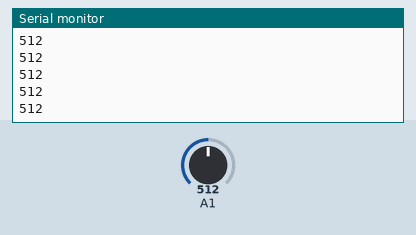
Recording of a sketch running on a simulated Arduino Leonardo, built with avr-gcc and run on an emulated ATmega32U4. On the bench: the last lines printed to the serial monitor. The inputs (shaded band) are chosen by the test bench; at power-on: A1 = 512.

Above: at 1.2 s.
1.3 s: A1 set to 108
At 1.9 s:
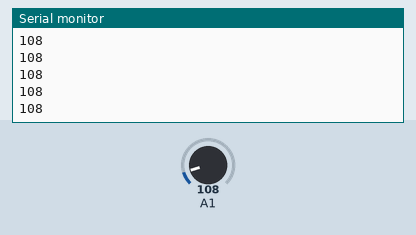
2.8 s: A1 set to 92
At 5.7 s:
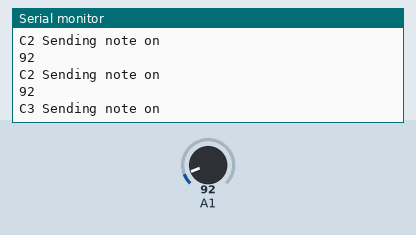
Timing chart, 0 to 7.2 s (numbered marks = the images above; inputs shaded):
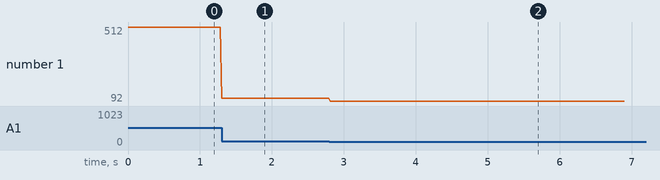

Measured:
- the behaviour switches between 100 and 99 on A1 (found by bisection; images 1 and 2)
- after the input at 1.3 s, the serial monitor: prints a new line at once (image 1)
- after the input at 2.8 s, the serial monitor: prints a new line at once (image 2)
- plotted number 1: 512 → 108 after the input at 1.3 s, 108 → 92 after the input at 2.8 s

The sketch:

MIDI-tel-interacties.ino
```cpp
#include "MIDIUSB.h"

void noteOn(byte channel, byte pitch, byte velocity) {
  midiEventPacket_t noteOn = {0x09, 0x90 | channel, pitch, velocity};
  MidiUSB.sendMIDI(noteOn);
}

void noteOff(byte channel, byte pitch, byte velocity) {
  midiEventPacket_t noteOff = {0x08, 0x80 | channel, pitch, velocity};
  MidiUSB.sendMIDI(noteOff);}

int teller = 0; //teller aanmaken
bool geraakt = false;

void setup()
{
  Serial.begin(9600);
}

void loop(){


  /* ---------------- Maak contact ----------- */

  int waarde = analogRead(A1);
  Serial.println(waarde);
  if (waarde < 100 && geraakt == false) { //vooral lekker prutsen met
    teller = teller + 1;
    geraakt = true;
    delay(1000);
  } else {
   geraakt = false;
  }

  /// ------ het tellen van de slagen, elke succesvollle slag een andere scene
  if (teller == 1) {
    Serial.println("C2 Sending note on");
    noteOn(0, 48, 64);   // Channel 0, middle C, normal velocity
    MidiUSB.flush();
  } else if ( teller == 2) {
  Serial.println("C3 Sending note on");
    noteOn(0, 60, 64);   // Channel 0, C3, normal velocity
    MidiUSB.flush();
    delay(1000);
  } else if ( teller == 3) {
  Serial.println("C?? Sending note on");
    noteOn(0, 70, 64);   // Channel 0, C3, normal velocity
    MidiUSB.flush();
    delay(1000);
  } else if (teller >3 ){

   teller = 0; //Reset de teller
  }

  delay(20); //gewoon omdat het leven al snel genoeg gaat
}
```
